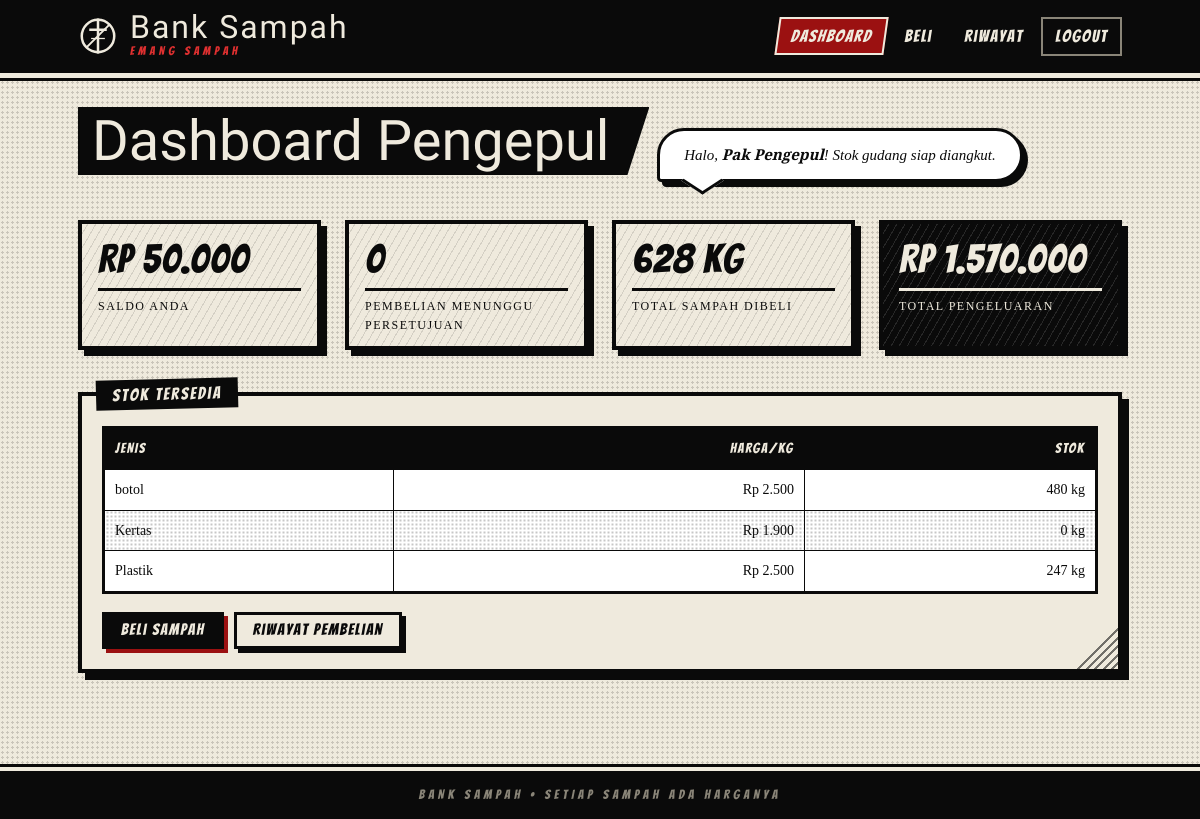
Screenshot of /pengepul/dashboard.php (signed in) with the database file from the repository.
### tables this page shows
CREATE TABLE `users` (
  `id_user` int(11) NOT NULL,
  `nama` varchar(100) NOT NULL,
  `username` varchar(50) NOT NULL,
  `password` varchar(255) NOT NULL,
  `role` enum('admin','nasabah','pengepul') NOT NULL,
  `tipe_nasabah` enum('guru','murid') DEFAULT NULL,
  `saldo` decimal(12,2) DEFAULT 0.00
);

CREATE TABLE `sampah` (
  `id_sampah` int(11) NOT NULL,
  `jenis` varchar(100) NOT NULL,
  `harga_setor_per_kg` decimal(10,2) NOT NULL,
  `harga_jual_per_kg` decimal(10,2) NOT NULL,
  `stok_kg` decimal(10,2) DEFAULT 0.00
);

### pengepul/dashboard.php (the view, shortened to what this page needs)
<?php
require_once "../config/layout.php";
$id = (int)$_SESSION['user']['id_user'];
$saldo    = satu($koneksi, "SELECT saldo FROM users WHERE id_user = $id");
$pending  = satu($koneksi, "SELECT COUNT(*) FROM pembelian WHERE id_pengepul = $id AND status='pending'");
$total_kg = satu($koneksi, "SELECT COALESCE(SUM(berat_kg),0) FROM pembelian WHERE id_pengepul = $id AND status='disetujui'");
$total_rp = satu($koneksi, "SELECT COALESCE(SUM(total_rp),0) FROM pembelian WHERE id_pengepul = $id AND status='disetujui'");
$stok = mysqli_query($koneksi, "SELECT jenis, harga_jual_per_kg, stok_kg FROM sampah ORDER BY jenis");
?>
<div class="bubble">Halo, <b><?= h($_SESSION['user']['nama']) ?></b>! Stok gudang siap diangkut.</div>
<div class="stats">
    <div class="stat"><div class="angka"><?= rp($saldo) ?></div><div class="label">Saldo Anda</div></div>
    <div class="stat <?= $pending ? 'merah' : '' ?>"><div class="angka"><?= $pending ?></div><div class="label">Pembelian menunggu persetujuan</div></div>
    <div class="stat"><div class="angka"><?= kg($total_kg) ?></div><div class="label">Total sampah dibeli</div></div>
    <div class="stat gelap"><div class="angka"><?= rp($total_rp) ?></div><div class="label">Total pengeluaran</div></div>
</div>
<section class="panel">
    <h3>Stok Tersedia</h3>
    <div class="tabel-wrap">
    <table>
        <thead><tr><th>Jenis</th><th class="angka">Harga/kg</th><th class="angka">Stok</th></tr></thead>
        <tbody>
        <?php while ($s = mysqli_fetch_assoc($stok)) { ?>
        <tr>
            <td><?= h($s['jenis']) ?></td>
            <td class="angka"><?= rp($s['harga_jual_per_kg']) ?></td>
            <td class="angka"><?= kg($s['stok_kg']) ?></td>
        </tr>
        <?php } ?>
        </tbody>
    </table>
    </div>
    <div class="aksi" style="margin-top:18px">
        <a class="btn" href="beli.php">Beli Sampah</a>
        <a class="btn terang" href="riwayat.php">Riwayat Pembelian</a>
    </div>
</section>

### assets/style.css (style rules this page uses)
:root { --ink:#0a0a0a; --paper:#efeadd; --paper-2:#dcd5c4; --grey:#8a8578; --blood:#9b1111; --blood-dark:#4d0707; --blood-lt:#e03030; --f-judul:'Pirata One','UnifrakturCook',Georgia,serif; --f-sfx:'Bangers',Impact,'Arial Narrow',sans-serif; --f-teks:'Libre Baskerville',Georgia,'Times New Roman',serif; }
* { box-sizing:border-box }
html { background:var(--ink) }
body { margin:0; min-height:100vh; font-family:var(--f-teks); font-size:15px; line-height:1.55; color:var(--ink); background-color:var(--paper); background-image:radial-gradient(rgba(0,0,0,.16) 1px,transparent 1.3px); background-size:5px 5px; display:flex; flex-direction:column; }
a { color:var(--ink) }
.panel { position:relative;isolation:isolate;background:var(--paper);border:4px solid var(--ink); box-shadow:7px 7px 0 var(--ink);padding:30px 20px 20px;margin:0 0 38px; }
.panel::after { content:"";position:absolute;right:0;bottom:0;width:46px;height:46px;z-index:-1;opacity:.55; background:repeating-linear-gradient(135deg,var(--ink) 0 2px,transparent 2px 6px); clip-path:polygon(100% 0,100% 100%,0 100%) }
.panel>h3:first-child { position:absolute;top:-17px;left:14px;margin:0;background:var(--ink);color:var(--paper); font-family:var(--f-sfx);font-weight:400;font-size:17px;letter-spacing:2px;padding:2px 16px;transform:rotate(-1.5deg); }
.bubble { position:relative;display:inline-block;max-width:680px;background:#fff;border:3px solid var(--ink); border-radius:38px 38px 38px 6px;padding:12px 24px;margin:0 0 38px 4px;font-style:italic;box-shadow:5px 5px 0 var(--ink); }
.bubble::after { content:"";position:absolute;left:30px;bottom:-14px;width:22px;height:22px;background:#fff; border-left:3px solid var(--ink);border-bottom:3px solid var(--ink);transform:rotate(-45deg) skew(12deg,12deg) }
.stats { display:grid;grid-template-columns:repeat(auto-fit,minmax(210px,1fr));gap:24px;margin:0 0 42px }
.stat { display:block;position:relative;overflow:hidden;background:var(--paper);border:4px solid var(--ink); box-shadow:6px 6px 0 var(--ink);padding:14px 16px 12px;color:var(--ink);text-decoration:none }
.stat::before { content:"";position:absolute;inset:0;z-index:0;opacity:.12; background:repeating-linear-gradient(-60deg,var(--ink) 0 1px,transparent 1px 7px) }
.stat>* { position:relative;z-index:1 }
.stat .angka { font-family:var(--f-sfx);font-size:40px;line-height:1.05;letter-spacing:1px;word-break:break-word }
.stat .label { font-size:12px;text-transform:uppercase;letter-spacing:1.5px;border-top:3px solid var(--ink);margin-top:8px;padding-top:6px }
.stat.gelap { background:var(--ink);color:var(--paper) }
.stat.gelap .label { border-color:var(--paper) }
.stat.gelap::before { background:repeating-linear-gradient(-60deg,#fff 0 1px,transparent 1px 7px) }
.tabel-wrap { overflow-x:auto;margin:0 0 6px }
table { width:100%;border-collapse:collapse;border:3px solid var(--ink);background:#fff;font-size:14px }
th { background:var(--ink);color:var(--paper);font-family:var(--f-sfx);font-weight:400;letter-spacing:1.5px; text-transform:uppercase;font-size:14px;padding:9px 10px;text-align:left;border:1px solid var(--ink);white-space:nowrap }
td { padding:9px 10px;border:1px solid var(--ink);vertical-align:middle }
tbody tr:nth-child(even) td { background-image:radial-gradient(rgba(0,0,0,.22) 1px,transparent 1.2px);background-size:4px 4px }
td.angka,th.angka { text-align:right;white-space:nowrap }
button,.btn { display:inline-block;font-family:var(--f-sfx);font-size:16px;letter-spacing:1.5px;line-height:1.3; background:var(--ink);color:var(--paper);border:3px solid var(--ink);padding:5px 16px;cursor:pointer;text-decoration:none; box-shadow:4px 4px 0 var(--blood);transition:transform .08s,box-shadow .08s; }
.terang { background:var(--paper)!important;color:var(--ink)!important;box-shadow:4px 4px 0 var(--ink)!important }
.aksi { display:flex;gap:10px;flex-wrap:wrap;align-items:center }

### rows the page displays
users: saldo "Rp 50.000"
sampah: jenis "botol", harga_jual_per_kg "Rp 2.500", stok_kg "480 kg"
sampah: jenis "Kertas", harga_jual_per_kg "Rp 1.900", stok_kg "0 kg"
sampah: jenis "Plastik", harga_jual_per_kg "Rp 2.500", stok_kg "247 kg"

### other values shown
$nama "Dashboard"
$nama "Beli"
$nama "Riwayat"
$judul "Dashboard Pengepul"
$_SESSION['user']['nama'] "Pak Pengepul"
$pending "0"
kg($total_kg) "628 kg"
rp($total_rp) "Rp 1.570.000"
